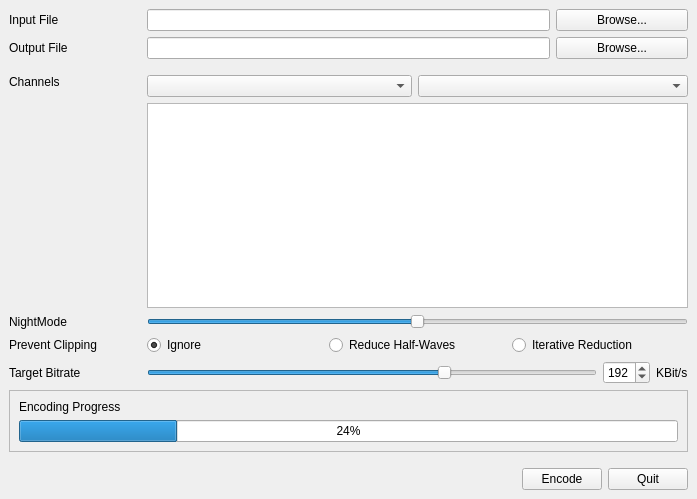
<?xml version="1.0" encoding="UTF-8"?>
<ui version="4.0">
 <class>MainWindow</class>
 <widget class="QMainWindow" name="MainWindow">
  <property name="geometry">
   <rect>
    <x>0</x>
    <y>0</y>
    <width>697</width>
    <height>499</height>
   </rect>
  </property>
  <property name="windowTitle">
   <string>Opus Transcoder (with extras)</string>
  </property>
  <widget class="QWidget" name="centralwidget">
   <layout class="QGridLayout" name="gridLayout">
    <item row="6" column="1" colspan="4">
     <layout class="QHBoxLayout" name="horizontalLayout">
      <item>
       <widget class="QRadioButton" name="ignoreClippingOption">
        <property name="text">
         <string>Ignore</string>
        </property>
        <property name="checked">
         <bool>true</bool>
        </property>
       </widget>
      </item>
      <item>
       <widget class="QRadioButton" name="tuckHalfWavesOption">
        <property name="text">
         <string>Reduce Half-Waves</string>
        </property>
       </widget>
      </item>
      <item>
       <widget class="QRadioButton" name="iterativeAntiClipOption">
        <property name="text">
         <string>Iterative Reduction</string>
        </property>
       </widget>
      </item>
     </layout>
    </item>
    <item row="0" column="1" colspan="3">
     <widget class="QLineEdit" name="inputPathLine"/>
    </item>
    <item row="3" column="3" colspan="2">
     <widget class="QComboBox" name="outputChannelsCombo"/>
    </item>
    <item row="5" column="0">
     <widget class="QLabel" name="nightModeLabel">
      <property name="text">
       <string>NightMode</string>
      </property>
     </widget>
    </item>
    <item row="4" column="1" colspan="4">
     <widget class="QGraphicsView" name="channelGraphics"/>
    </item>
    <item row="0" column="4">
     <widget class="QPushButton" name="browseInputFileButton">
      <property name="text">
       <string>Browse...</string>
      </property>
     </widget>
    </item>
    <item row="9" column="0" colspan="5">
     <spacer name="verticalSpacer">
      <property name="orientation">
       <enum>Qt::Vertical</enum>
      </property>
      <property name="sizeType">
       <enum>QSizePolicy::Fixed</enum>
      </property>
      <property name="sizeHint" stdset="0">
       <size>
        <width>10</width>
        <height>10</height>
       </size>
      </property>
     </spacer>
    </item>
    <item row="5" column="1" colspan="4">
     <widget class="QSlider" name="nightModeSlider">
      <property name="maximum">
       <number>100</number>
      </property>
      <property name="singleStep">
       <number>5</number>
      </property>
      <property name="pageStep">
       <number>25</number>
      </property>
      <property name="value">
       <number>50</number>
      </property>
      <property name="orientation">
       <enum>Qt::Horizontal</enum>
      </property>
     </widget>
    </item>
    <item row="3" column="1" colspan="2">
     <widget class="QComboBox" name="inputChannelsCombo"/>
    </item>
    <item row="7" column="1" colspan="4">
     <layout class="QHBoxLayout" name="bitrateLayout">
      <item>
       <widget class="QSlider" name="bitrateSlider">
        <property name="minimum">
         <number>64</number>
        </property>
        <property name="maximum">
         <number>256</number>
        </property>
        <property name="singleStep">
         <number>4</number>
        </property>
        <property name="pageStep">
         <number>32</number>
        </property>
        <property name="value">
         <number>192</number>
        </property>
        <property name="orientation">
         <enum>Qt::Horizontal</enum>
        </property>
       </widget>
      </item>
      <item>
       <widget class="QSpinBox" name="bitrateNumber">
        <property name="minimum">
         <number>64</number>
        </property>
        <property name="maximum">
         <number>256</number>
        </property>
        <property name="singleStep">
         <number>4</number>
        </property>
        <property name="value">
         <number>192</number>
        </property>
       </widget>
      </item>
      <item>
       <widget class="QLabel" name="bitrateKilobitsLabel">
        <property name="text">
         <string>KBit/s</string>
        </property>
       </widget>
      </item>
     </layout>
    </item>
    <item row="6" column="0">
     <widget class="QLabel" name="antiClipLabel">
      <property name="text">
       <string>Prevent Clipping</string>
      </property>
     </widget>
    </item>
    <item row="1" column="4">
     <widget class="QPushButton" name="browseOutputFileButton">
      <property name="text">
       <string>Browse...</string>
      </property>
     </widget>
    </item>
    <item row="3" column="0" rowspan="2">
     <widget class="QLabel" name="channelsLabel">
      <property name="text">
       <string>Channels</string>
      </property>
      <property name="alignment">
       <set>Qt::AlignLeading|Qt::AlignLeft|Qt::AlignTop</set>
      </property>
     </widget>
    </item>
    <item row="8" column="0" colspan="5">
     <widget class="QFrame" name="warningFrame">
      <property name="minimumSize">
       <size>
        <width>0</width>
        <height>60</height>
       </size>
      </property>
      <property name="autoFillBackground">
       <bool>false</bool>
      </property>
      <property name="frameShape">
       <enum>QFrame::StyledPanel</enum>
      </property>
      <property name="frameShadow">
       <enum>QFrame::Raised</enum>
      </property>
      <layout class="QVBoxLayout" name="verticalLayout">
       <item>
        <widget class="QLabel" name="messageLabel">
         <property name="layoutDirection">
          <enum>Qt::LeftToRight</enum>
         </property>
         <property name="autoFillBackground">
          <bool>false</bool>
         </property>
         <property name="text">
          <string>Encoding Progress</string>
         </property>
        </widget>
       </item>
       <item>
        <widget class="QProgressBar" name="encodeProgress">
         <property name="sizePolicy">
          <sizepolicy hsizetype="Expanding" vsizetype="Fixed">
           <horstretch>1</horstretch>
           <verstretch>0</verstretch>
          </sizepolicy>
         </property>
         <property name="value">
          <number>24</number>
         </property>
        </widget>
       </item>
      </layout>
     </widget>
    </item>
    <item row="1" column="1" colspan="3">
     <widget class="QLineEdit" name="outputPathLine"/>
    </item>
    <item row="1" column="0">
     <widget class="QLabel" name="outputFileLabel">
      <property name="text">
       <string>Output File</string>
      </property>
     </widget>
    </item>
    <item row="2" column="0" colspan="5">
     <spacer name="verticalSpacer_2">
      <property name="orientation">
       <enum>Qt::Vertical</enum>
      </property>
      <property name="sizeType">
       <enum>QSizePolicy::Fixed</enum>
      </property>
      <property name="sizeHint" stdset="0">
       <size>
        <width>10</width>
        <height>10</height>
       </size>
      </property>
     </spacer>
    </item>
    <item row="10" column="0" colspan="5">
     <layout class="QHBoxLayout" name="horizontalLayout_2">
      <item>
       <spacer name="horizontalSpacer">
        <property name="orientation">
         <enum>Qt::Horizontal</enum>
        </property>
        <property name="sizeHint" stdset="0">
         <size>
          <width>40</width>
          <height>20</height>
         </size>
        </property>
       </spacer>
      </item>
      <item>
       <widget class="QPushButton" name="encodeOrCancelButton">
        <property name="text">
         <string>Encode</string>
        </property>
       </widget>
      </item>
      <item>
       <widget class="QPushButton" name="quitButton">
        <property name="text">
         <string>Quit</string>
        </property>
       </widget>
      </item>
     </layout>
    </item>
    <item row="0" column="0">
     <widget class="QLabel" name="inputFileLabel">
      <property name="text">
       <string>Input File</string>
      </property>
     </widget>
    </item>
    <item row="7" column="0">
     <widget class="QLabel" name="bitrateLabel">
      <property name="text">
       <string>Target Bitrate</string>
      </property>
     </widget>
    </item>
   </layout>
  </widget>
 </widget>
 <resources/>
 <connections/>
</ui>
